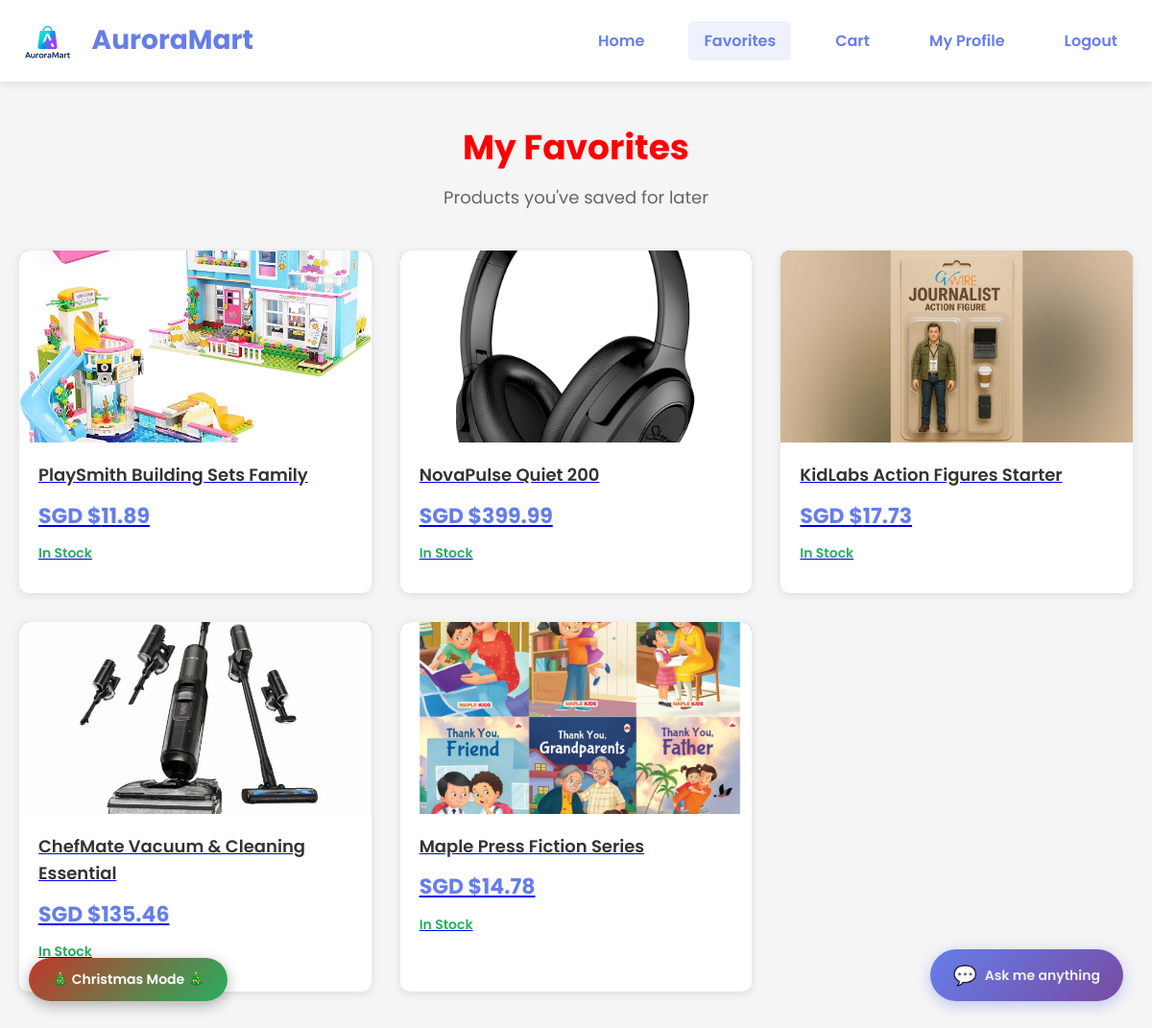
Page /favorites/ (signed in) on the committed database.
### storefront/models.py (models this page shows, shortened)
class Product(models.Model):
    name = models.CharField(max_length=255)
    description = models.TextField(blank=True, null=True)
    category = models.CharField(max_length=100)
    price = models.DecimalField(max_digits=10, decimal_places=2)
    stock = models.IntegerField(default=0)
    reorder_threshold = models.IntegerField(default=10)
    rating = models.DecimalField(max_digits=3, decimal_places=1, null=True, blank=True)
    image = models.ImageField(upload_to='products/', blank=True, null=True)
    created_at = models.DateTimeField(auto_now_add=True)
    updated_at = models.DateTimeField(auto_now=True)
    is_on_sale = models.BooleanField(default=False)
    original_price = models.DecimalField(max_digits=10, decimal_places=2, null=True, blank=True)
    discount_percentage = models.IntegerField(null=True, blank=True)
    class Meta:
        ordering = ['-created_at']

### storefront/views.py (the view)
# urls.py: path('favorites/', views.favorites, name='favorites'),
@login_required
def favorites(request):
    storage = messages.get_messages(request)
    storage.used = True
    favorite_products = Product.objects.filter(
        favorited_by__user=request.user
    ).distinct()
    cart_count = 0
    try:
        customer = Customer.objects.get(user=request.user)
        cart = Cart.objects.get(customer=customer)
        cart_count = cart.items.count()
    except:
        cart_count = 0
    context = {
        'favorite_products': favorite_products,
        'cart_count': cart_count,
    }
    return render(request, 'storefront/favorites.html', context)

### source/storefront/templates/storefront/favorites.html (shortened to what this page needs)
<!DOCTYPE html>
<html lang="en">
<head>
    {% load static %}
</head>
<body>
    <header>
        <nav>
            <a href="{% url 'storefront:index' %}" class="logo">
                {% load static %}
                <img src="{% static 'img/auroramart_logo.png' %}" alt="AuroraMart" style="height: 40px; vertical-align: middle; margin-right: 10px;">
                AuroraMart
            </a>
            <div class="nav-links">
                <a href="{% url 'storefront:index' %}">Home</a>
                <a href="{% url 'storefront:favorites' %}" style="background: rgba(102, 126, 234, 0.1);">Favorites</a>
                <a href="{% url 'storefront:cart' %}">
                    Cart
                </a>
                <a href="{% url 'accounts:profile' %}">My Profile</a>
                <a href="{% url 'accounts:logout' %}">Logout</a>
            </div>
        </nav>
    </header>
    <button class="theme-toggle-btn" onclick="toggleChristmasTheme()">🎄 Christmas Mode 🎄</button>
    <div class="container" id="mainContainer">
        <div class="page-header">
            <h1>My Favorites</h1>
            <p>Products you've saved for later</p>
        </div>
        {% if favorite_products %}
        <div class="products-grid">
            {% for product in favorite_products %}
            <a href="{% url 'storefront:product_detail' product.id %}" class="product-card">
                <div class="product-image">
                    {% if product.image %}
                        <img src="{{ product.image.url }}" alt="{{ product.name }}">
                    {% else %}
                        📦
                    {% endif %}
                </div>
                <div class="product-info">
                    <div class="product-name">{{ product.name }}</div>
                    {% if product.is_on_sale %}
                    <div class="product-price">
                        <span class="product-price-original">SGD ${{ product.original_price }}</span>
                        <span class="product-price-sale">SGD ${{ product.price }}</span>
                    </div>
                    {% else %}
                    <div class="product-price">SGD ${{ product.price }}</div>
                    {% endif %}
                    <div class="stock-status {% if product.stock == 0 %}stock-out{% elif product.stock < 10 %}stock-low{% else %}stock-in{% endif %}">
                        {% if product.stock == 0 %}
                            Out of Stock
                        {% elif product.stock < 10 %}
                            Low Stock
                        {% else %}
                            In Stock
                        {% endif %}
                    </div>
                </div>
            </a>
            {% endfor %}
        </div>
        {% endif %}
    </div>
    {% include 'storefront/chatbox.html' %}
</body>
</html>

### source/storefront/templates/storefront/favorites.html (style rules this page uses)
* { margin: 0; padding: 0; box-sizing: border-box; }
body { font-family: 'Poppins', sans-serif; background-color: #f5f5f5; font-weight: 400; font-size: 16px; line-height: 1.6; }
header { background: white; color: #667eea; padding: 20px 0; box-shadow: 0 2px 10px rgba(0,0,0,0.1); }
nav { max-width: 1200px; margin: 0 auto; display: flex; justify-content: space-between; align-items: center; padding: 0 20px; }
.logo { font-size: 28px; font-weight: 700; color: #667eea; text-decoration: none; display: inline-block; }
.nav-links { display: flex; gap: 30px; align-items: center; }
.nav-links a { color: #667eea; text-decoration: none; padding: 8px 16px; border-radius: 5px; transition: all 0.3s ease; font-weight: 600; display: inline-block; position: relative; }
.container { max-width: 1200px; margin: 0 auto; padding: 40px 20px; }
.page-header { text-align: center; margin-bottom: 40px; }
.page-header h1 { font-size: 36px; font-weight: 700; color: #ff0000; margin-bottom: 10px; }
.page-header p { font-size: 18px; color: #666; }
.products-grid { display: grid; grid-template-columns: repeat(auto-fill, minmax(280px, 1fr)); gap: 30px; }
.product-card { background: white; border-radius: 10px; overflow: hidden; box-shadow: 0 2px 10px rgba(0,0,0,0.1); transition: all 0.3s ease; cursor: pointer; }
.product-image { width: 100%; height: 200px; background: linear-gradient(135deg, #667eea 0%, #764ba2 100%); display: flex; align-items: center; justify-content: center; font-size: 80px; }
.product-image img { width: 100%; height: 100%; object-fit: cover; }
.product-info { padding: 20px; }
.product-name { font-size: 18px; font-weight: 600; margin-bottom: 10px; color: #333; transition: color 0.3s; }
.product-price { font-size: 22px; font-weight: 700; color: #667eea; margin-bottom: 10px; }
.stock-status { font-weight: 600; margin: 10px 0; font-size: 14px; }
.stock-in { color: #27ae60; }
.theme-toggle-btn { position: fixed; bottom: 30px; left: 30px; background: linear-gradient(135deg, #c0392b, #27ae60); color: white; border: none; padding: 12px 24px; border-radius: 50px; cursor: pointer; font-family: 'Poppins', sans-serif; font-weight: 600; font-size: 14px; transition: all 0.3s ease; box-shadow: 0 4px 15px rgba(0,0,0,0.3); z-index: 1000; }

### rows in the picture
Product: image (picture), name "PlaySmith Building Sets Family", price "11.89", stock "In Stock"
Product: image (picture), name "NovaPulse Quiet 200", price "399.99", stock "In Stock"
Product: image (picture), name "KidLabs Action Figures Starter", price "17.73", stock "In Stock"
Product: image (picture), name "ChefMate Vacuum & Cleaning Essential", price "135.46", stock "In Stock"
Product: image (picture), name "Maple Press Fiction Series", price "14.78", stock "In Stock"
